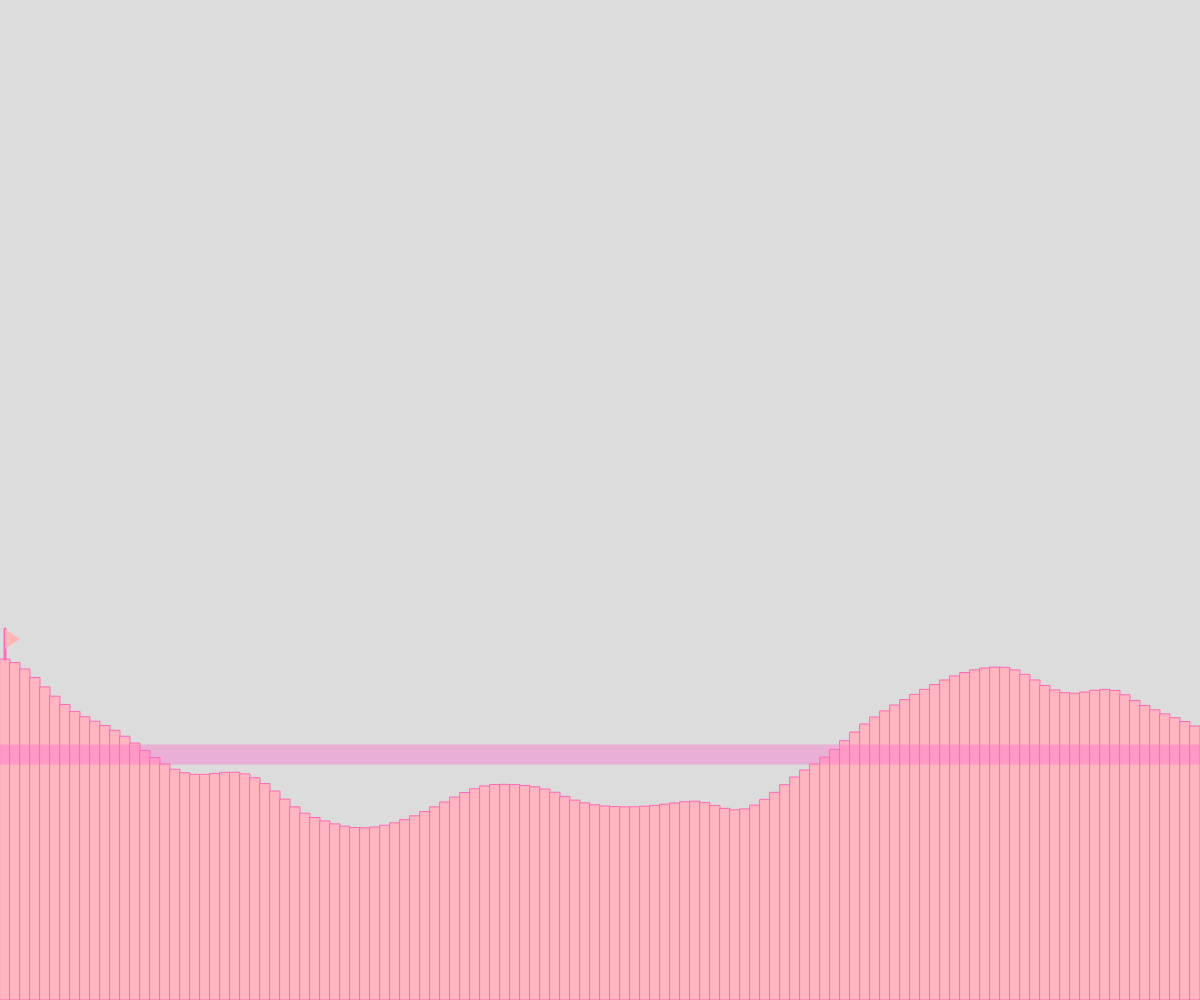
Frame 1 (no input)
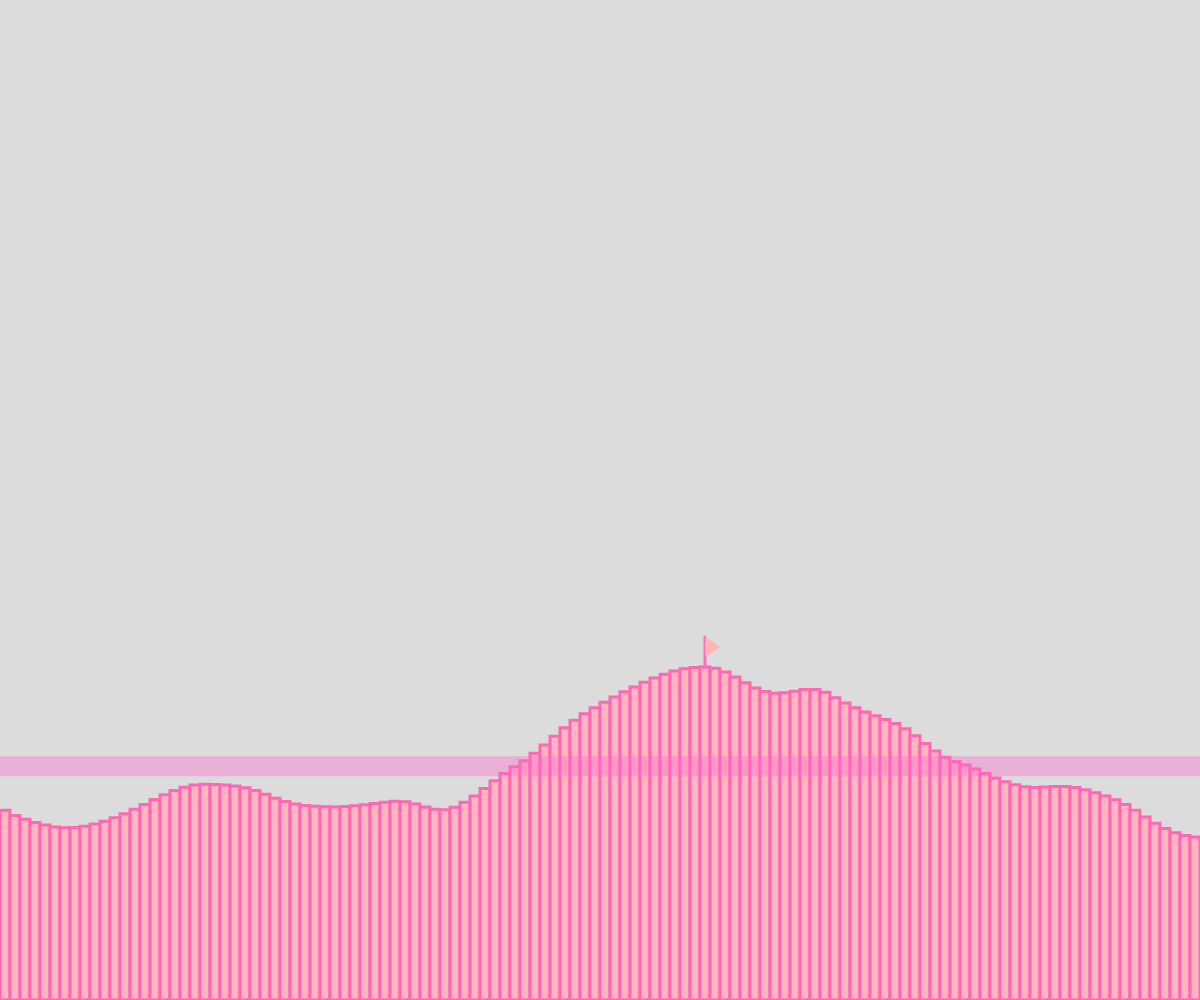
Frame 60 (no input)
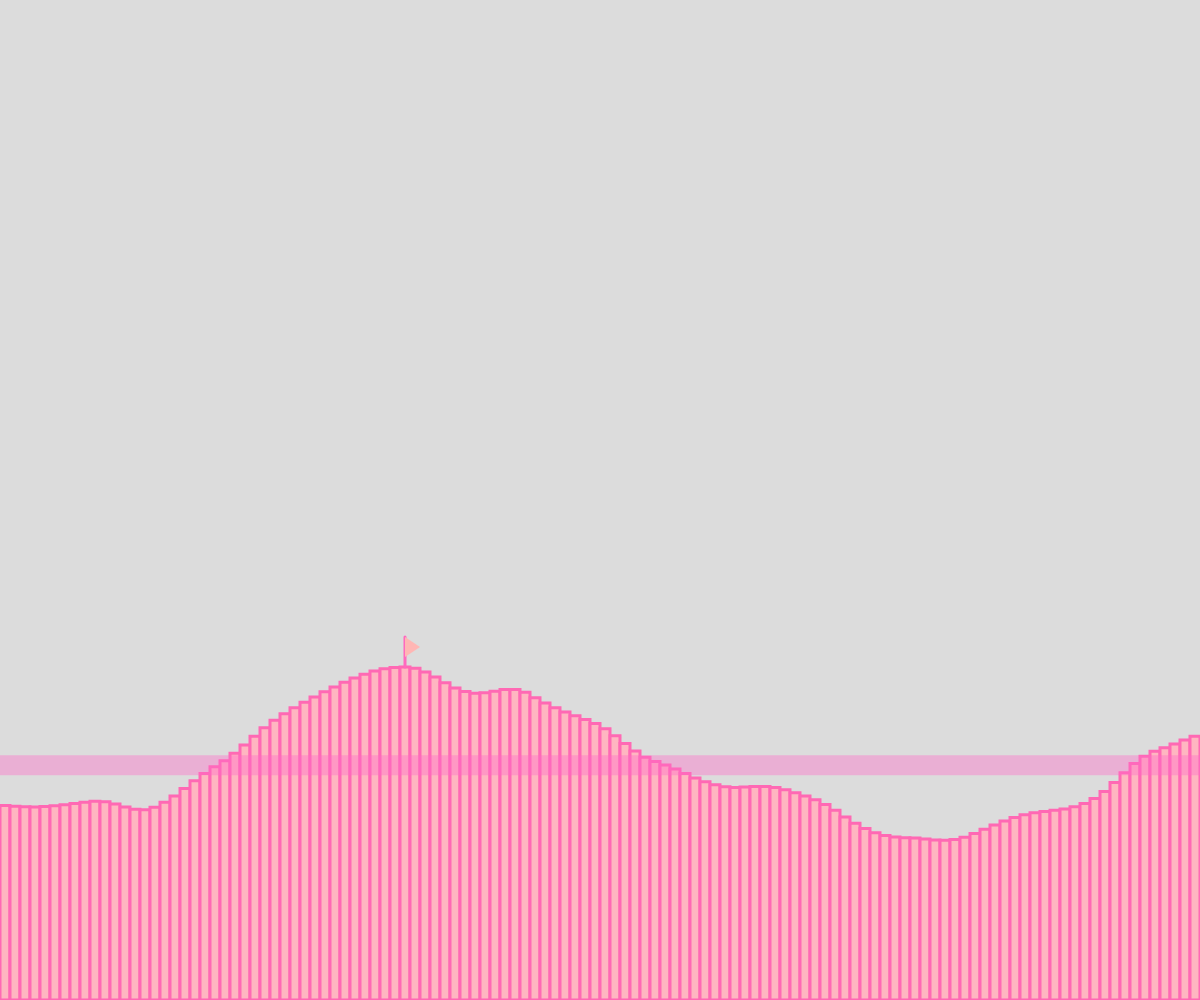
Frame 120 (the mouse pressed at the canvas centre since frame 60)

The p5.js sketch that drew these frames (run headless with seeded random() and noise() and a simulated clock; from frame 60 on, the mouse is pressed at the canvas centre):

// p5.js sketch
// ── sketch.js
// Terrain Generation Project
// Joy Min
// March 3, 2025

let rectWidth = 10; 
let rectwidthadjust = 1; // adjust witdh
let noiseStart = 0; 
let noiseSpeed = 0.02; 
let minHeight = 20; // max height for rects
let maxHeight = 500; 
let highestX = 0, highestY = 0; // locate highest peak
let avgHeight = 0; 




function setup() {
  createCanvas(windowWidth, windowHeight);
}



function generateTerrain() {
  let noiseValue = noiseStart; 
  let highestpeak = 0; 
  let sumHeight = 0; // total height for calc averg height
  let rectCount = width / rectWidth; // number of rects


  rectMode(CORNERS); 
  for (let i = 0; i < rectCount; i++) {
    let x = i * rectWidth; // locate every rect by width
    let heightValue = noise(noiseValue); // change value of the height of rects
    let rectHeight = map(heightValue, 0, 1, minHeight, maxHeight); 
    sumHeight += rectHeight; // add total height for averaging after every loop

    let x2 = x + rectWidth;// the location of x of 
    let y2 = height - rectHeight; // the location of the actual height of rect
    fill(255, 182, 193);
    stroke(255, 105, 180);
    rect(x, height, x2, y2);


    if (rectHeight > highestpeak) { // find highest peak
      highestpeak = rectHeight;
      highestX = x + rectWidth / 2;  //in the middle of the particular rect 
      highestY = y2; 

    }
    noiseValue += noiseSpeed; // steply increase the value of noiseValie
  
  }

  avgHeight = sumHeight / rectCount; 

}

function draw() {
  background(220); 

  if (keyIsDown(LEFT_ARROW)) { // since keyPressed, keyIsPressed, keyCode, keyReleased, keyTyped dosen't work, so i used keyIsDown which is the only one remained in the recommend section
    if (rectWidth - rectwidthadjust >= 5) { 
        rectWidth = rectWidth - rectwidthadjust; // decrease
    }
  }

  if (keyIsDown(RIGHT_ARROW)) {
    if (rectWidth + rectwidthadjust <= 50) { 
        rectWidth = rectWidth + rectwidthadjust; // increase
    }
  }

  noiseStart += 0.01; // let tarrian goes left

  generateTerrain(); 
  drawFlag(highestX, highestY); // flag find the highest peak
  drawAverageHeightBand(); // averg band for heifht

}

function drawFlag(x, y) {
  stroke(255, 105, 190);
  strokeWeight(3);
  line(x, y, x, y - 30);
  fill(255, 182, 180);
  noStroke();
  triangle(x, y - 30, x + 15, y - 20, x, y - 10);


}



function drawAverageHeightBand() {
  fill(255, 105, 200, 100); 
  noStroke();
  rect(0, height - avgHeight - 10, width, height - avgHeight + 10);

}
